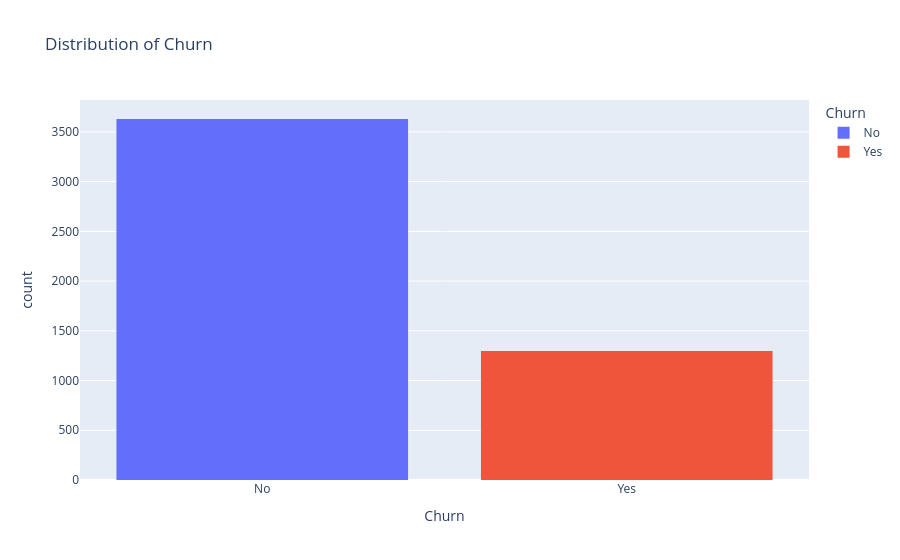

This figure's notebook cell:
### Code cell
fig = px.histogram(train_dataset, x='Churn', title="Distribution of Churn",color="Churn")
fig.show()

### Figure 1 — Plotly figure (JSON) as saved in the notebook; plotly's stock layout.template omitted (floating-point values rounded to 4 significant figures; data arrays with more than 128 entries replaced by an {"elided": "..."} marker saying what was removed)
{"data": [{"bingroup": "x", "hovertemplate": "Churn=%{x}<br>count=%{y}<extra></extra>", "legendgroup": "No", "marker": {"color": "#636efa", "pattern": {"shape": ""}}, "name": "No", "orientation": "v", "showlegend": true, "type": "histogram", "x": {"elided": "3630 str values"}, "xaxis": "x", "yaxis": "y"}, {"bingroup": "x", "hovertemplate": "Churn=%{x}<br>count=%{y}<extra></extra>", "legendgroup": "Yes", "marker": {"color": "#EF553B", "pattern": {"shape": ""}}, "name": "Yes", "orientation": "v", "showlegend": true, "type": "histogram", "x": {"elided": "1298 str values"}, "xaxis": "x", "yaxis": "y"}], "layout": {"barmode": "relative", "legend": {"title": {"text": "Churn"}, "tracegroupgap": 0}, "title": {"text": "Distribution of Churn"}, "xaxis": {"anchor": "y", "categoryarray": ["No", "Yes"], "categoryorder": "array", "domain": [0, 1], "title": {"text": "Churn"}}, "yaxis": {"anchor": "x", "domain": [0, 1], "title": {"text": "count"}}}}
